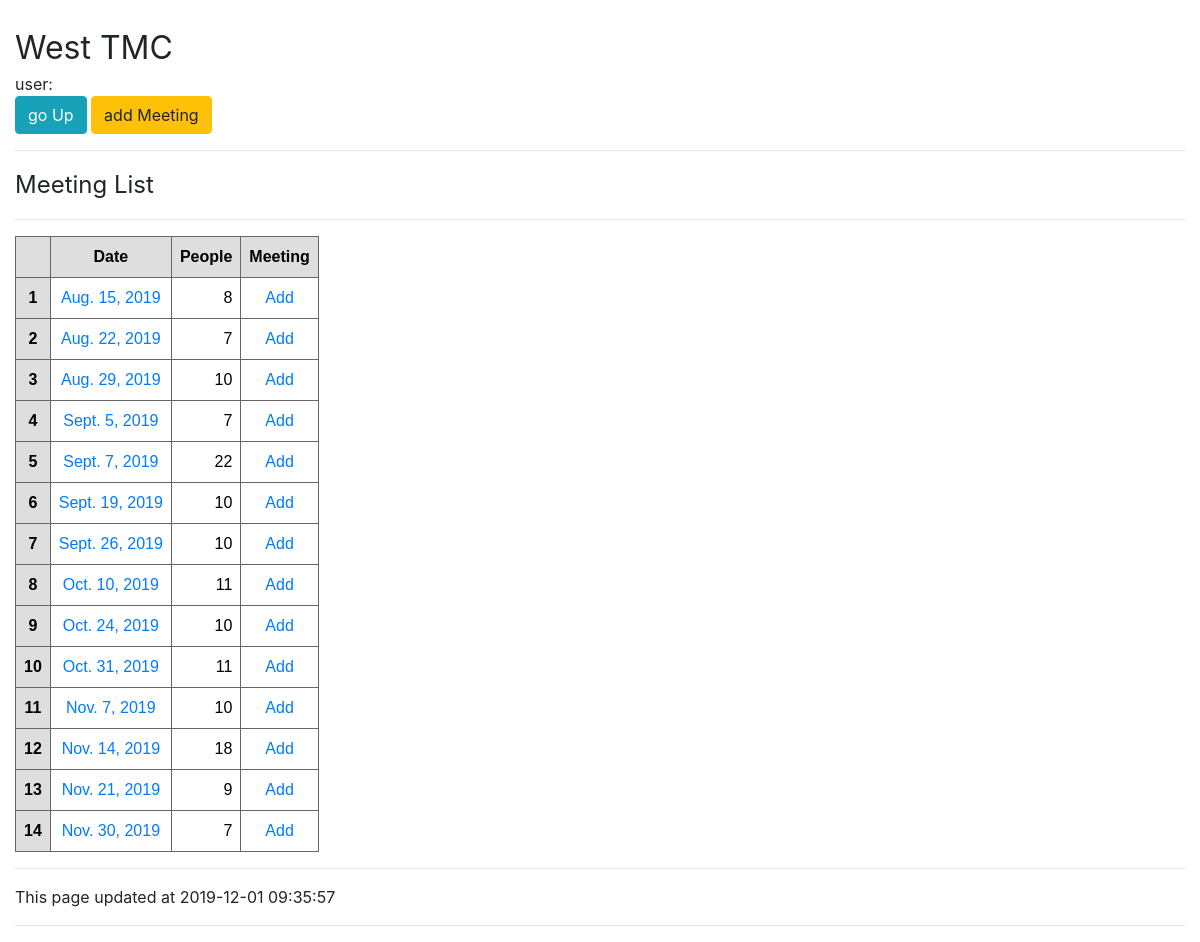
The app's page /1/meeting/ with its own data.
### clubs/models.py (models this page shows, shortened)
class Club(models.Model):
    name = models.CharField(max_length=32,unique=True)
    fullname = models.CharField(max_length=100,unique=True)

class Meeting(models.Model):
    club = models.ForeignKey(Club, on_delete=models.CASCADE)
    persontxt = models.CharField('Name',max_length=32,null=True,blank=True)
    person = models.ForeignKey(Person, on_delete=models.CASCADE)
    date1 = models.DateField('Date', default=datetime.date.today)
    role2 = models.ForeignKey(Role, on_delete=models.CASCADE,verbose_name='Role') # NOTE: default is 12 ---
    class Meta:
        unique_together = ('person', 'date1','role2')

### clubs/views.py (the view)
# urls.py: path('<int:club_id>/meeting/', views.club_meeting_list, name='club_meeting_list'),
def club_meeting_list(request,club_id):
    club = Club.objects.get(id = club_id)
    key={'club':club}
    list1 = Meeting.objects.filter(club=club).values('date1').annotate(headcnt=Count('person',distinct=True))
    context = {'key': key,'list1': list1}
    return render(request,getHtml('club_meeting_list') , context)

### clubs/views.py (called while the page is built)
def getHtml(html):
    return app+'/'+html+'.html'

### clubs/templates/clubs/club_meeting_list.html
{% extends 'clubs/base.html' %}
{% load static %}
{% block app_name %}
{{key.club.name}} TMC
{% endblock %}
{% block page_name %}
Meeting List
{% endblock %}
{% block go_up  %}
<a class='btn btn-info' href='../../'>go Up </a>&nbsp;<a  class='btn btn-warning' href='add/'>add Meeting</a>
{% endblock %}
{% block content %}
<table class='gridtable'>
    <tr>
    <th></th>
    <th>Date</th>
    <th>People</th>
    <th>Meeting</th>
    </tr>
    {% for x in list1 %}
    <tr>
        <th>{{forloop.counter}} </th>
        <td align='center'>  <a href='{{x.date1}}/'>{{x.date1}} </a> </td>
        <td align='right'>  {{x.headcnt}} </td>
        <td align='center'>   <a href='{{x.date1}}/add/'>Add </a>  </td>
     </tr>
    {% endfor %}
</table>
{% endblock %}

### portal/static/portal/style013.css (style rules this page uses)
table.gridtable { font-family: verdana,arial,sans-serif; font-size:16px; color:black; border-width: 1px; border-color: #666666; border-collapse: collapse; }
table.gridtable th { text-align: center; align-content: center; align-items: center; border-width: 1px; padding: 8px; border-style: solid; border-color: #666666; background-color: #dedede; }
table.gridtable td { border-width: 1px; padding: 8px; border-style: solid; border-color: #666666; background-color: #ffffff; }

### records on screen
Club: club.name "West"
Meeting: date1 "Aug. 15, 2019", headcnt "8"
Meeting: date1 "Aug. 22, 2019", headcnt "7"
Meeting: date1 "Aug. 29, 2019", headcnt "10"
Meeting: date1 "Sept. 5, 2019", headcnt "7"
Meeting: date1 "Sept. 19, 2019", headcnt "10"
Meeting: date1 "Sept. 26, 2019", headcnt "10"
Meeting: date1 "Oct. 10, 2019", headcnt "11"
Meeting: date1 "Oct. 24, 2019", headcnt "10"
Meeting: date1 "Oct. 31, 2019", headcnt "11"
Meeting: date1 "Nov. 7, 2019", headcnt "10"
Meeting: date1 "Nov. 30, 2019", headcnt "7"

### other values on screen
{{ x.date1 }} "Sept. 7, 2019" "Nov. 14, 2019" "Nov. 21, 2019"
{{ x.headcnt }} "22" "18" "9"
